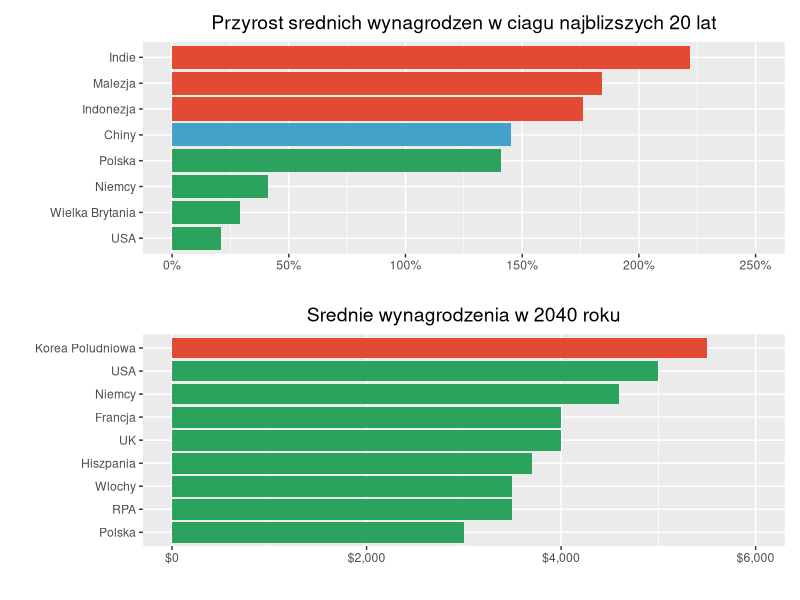

Recreate this plot in R.
## ---- chunk 1
library(patchwork)
library(formattable)
library(ggplot2)
library(dplyr)
## ---- chunk 2
countries1 <- c("Indie", "Malezja", "Indonezja", "Chiny", "Polska", "Niemcy", "Wielka Brytania" , "USA")
values1 <- c(2.22, 1.84, 1.76, 1.45, 1.41, 0.41, 0.29, 0.21)
values1 <- percent(values1)
dat1 <- data.frame(kraj = countries1, wzrost_pensji = values1)

p1 <- ggplot(data = dat1, aes(x = kraj, y = wzrost_pensji)) +
  scale_x_discrete(limits = rev(countries1)) +
  geom_bar(stat = "identity", fill = rev(c(rep("#2ca25f", 4), "#43a2ca", rep("#e34a33", 3)))) +
  scale_y_continuous(labels = scales::percent, limits = c(0, 2.5)) +
  coord_flip( )+
  theme(legend.position = "none") +
  xlab("") + ylab("") +
  ggtitle("Przyrost srednich wynagrodzen w ciagu najblizszych 20 lat")

p1 <- p1 + theme(plot.title = element_text(size = 14, hjust = 0.5))

countries2 <- c("Korea Poludniowa", "USA", "Niemcy", "Francja", "UK", "Hiszpania", "Wlochy", "RPA", "Polska")
values2 <- c(5500, 5000, 4600, 4000, 4000, 3700, 3500, 3500, 3000)
dat2 <- data.frame(kraj = countries2, pensja = values2)


p2 <- ggplot(data = dat2, aes(x = kraj, y = pensja)) +
  scale_x_discrete(limits = rev(countries2)) +
  scale_y_continuous(labels = scales::dollar_format(), limits = c(0, 6000)) +
  geom_bar(stat = "identity", fill = rev(c(rep("#2ca25f", 8), "#e34a33"))) +
  coord_flip() +
  theme(legend.position = "none") +
  xlab("") + ylab("") +
  ggtitle("Srednie wynagrodzenia w 2040 roku")

p2 <- p2 + theme(plot.title = element_text(size = 14, hjust = 0.5))

p_final <- p1 / p2 
## ---- chunk 3
p_final
